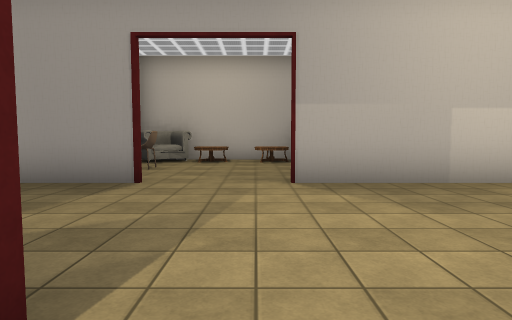
View 1 (above)

20 first-person views from a walk through a Unity game level. The camera is 1.4 m above the floor, tilts 4° down and sees 75° across. The floor is counted in squares, 2 m on a side. Each view is taken from the middle of a square. On the plan, view 1 faces up. The plan holds only what a view shows up to about 10 squares ahead; the rest is blank. The place goes on beyond the plan. The player is left out. Some surface patterns are stand-ins.

View 2
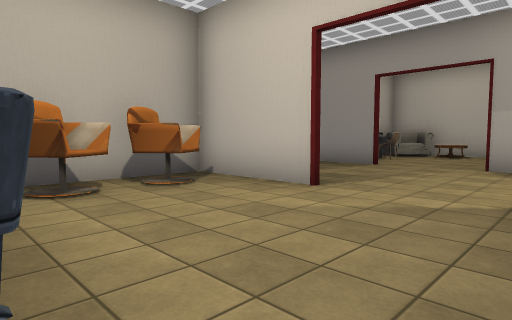

View 3
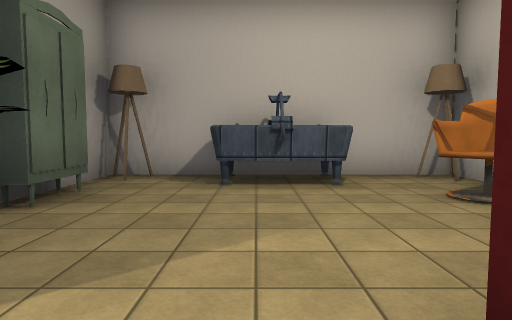

View 4
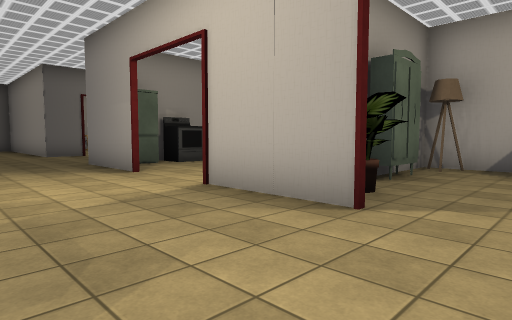

View 5
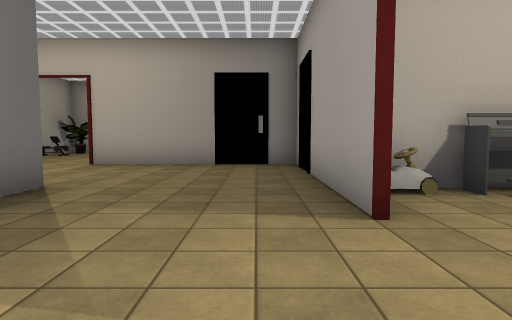

View 6
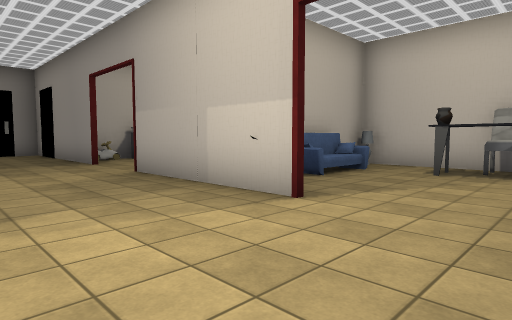

View 7
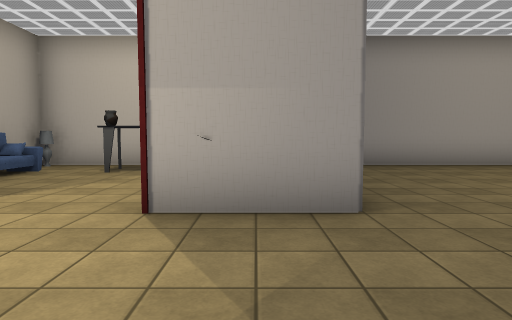

View 8
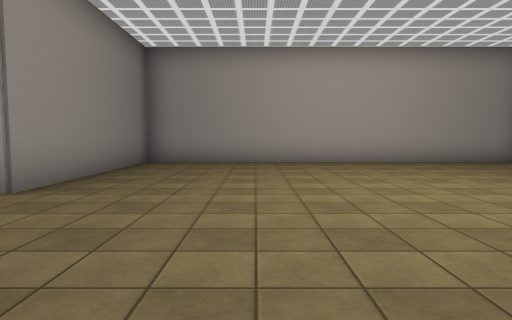

View 9
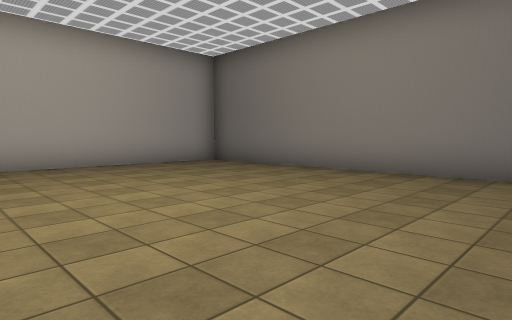

View 10
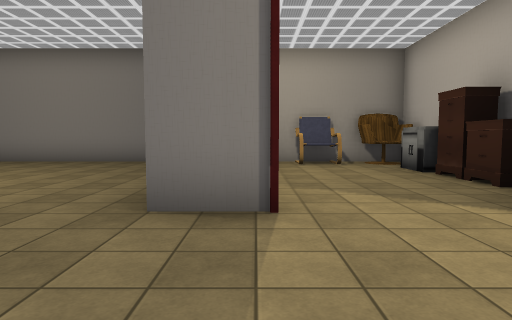

View 11
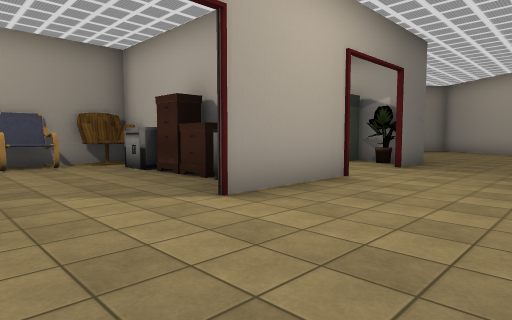

View 12
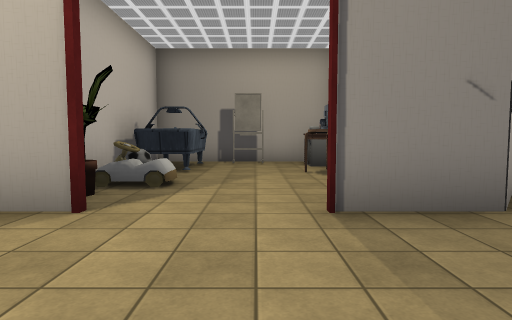

View 13
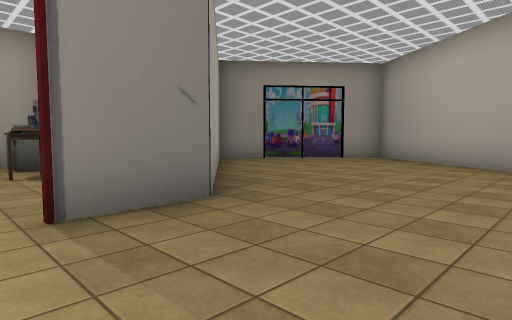

View 14
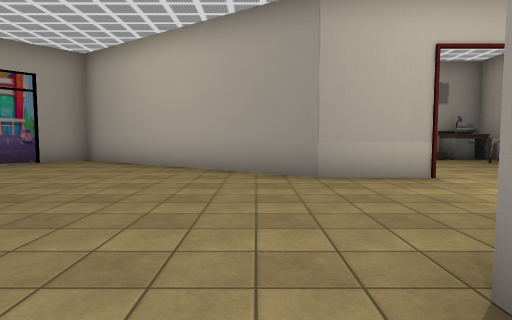

View 15
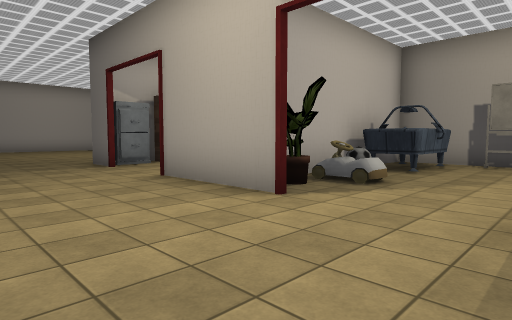

View 16
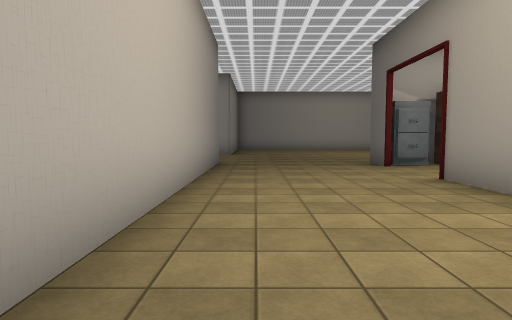

View 17
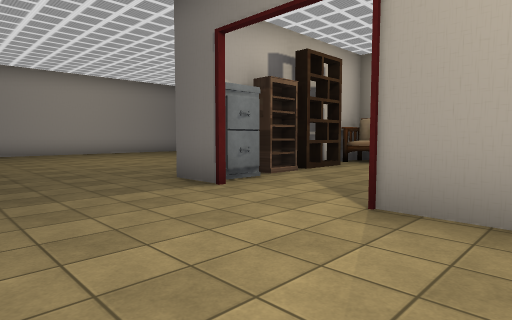

View 18
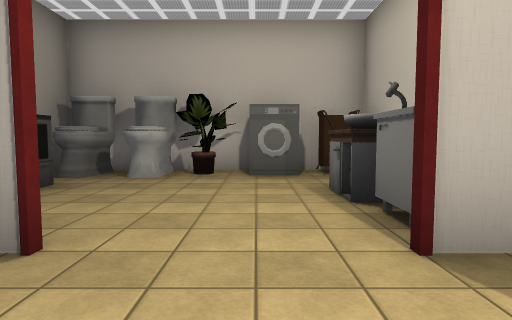

View 19
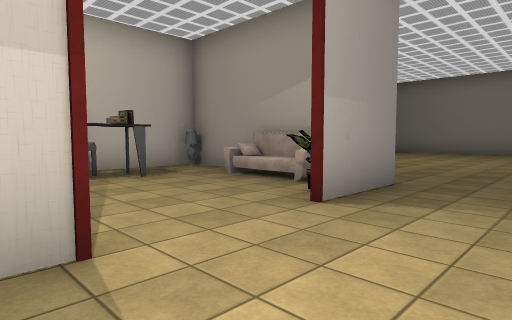

View 20
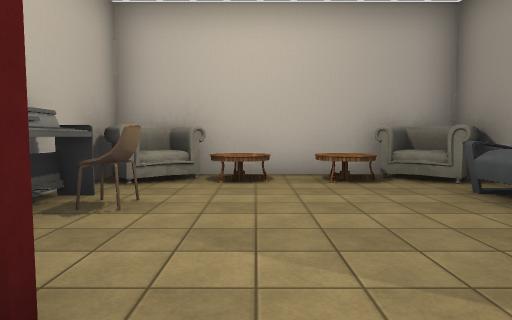

### Floor plan
Points are (right, up) in squares from view 1. A wall is a line through its corners. A room is listed if a view was taken in it or the views show most of it. See-through windows are left out.
Room 1 (views 1, 2)
walls: (-0.8, 1) (-3.6, 1) (-3.6, -4.1); (-2.6, -4.1) (3.1, -4.1); (2.7, -4.2) (2.7, -1.5)
ways out: opening at (-4, 0) to room 2; opening at (0.5, 1) to room 2
objects: chair (-3, -2) to (-2, -1); chair (-3, 0) to (-2, 0); other object (-1, -3) to (0, -3); lamp (2, -4); other object (2, -2); other object (2, -1) to (2, 0); sink (3, -1) to (4, -1); sink (3, 0)
Room 2 (views 3, 4, 5, 6, 7, 8, 9, 10, 11, 12, 13, 14, 15, 16, 17, 18, 19, 20)
walls: (6.2, 1) (9, 1) (9, -6.8); (7.6, 5) (6.9, 5); (13.1, -0.2) (13.1, 1.1); (8.9, 7.4) (8.9, 9.5); (2.6, 5) (0.5, 5); (9, 9.5) (9, 5.4); (1.5, 1) (4.1, 1); (8.2, 10.2) (3.8, 10.2); (13.1, -5.5) (13.1, -2.4); (19.2, 1) (17.4, 1); (19.4, 2.8) (19.4, 9.8); (1.4, 10.2) (-2.1, 10.2); (-1.8, 5) (-7.4, 5) (-7.4, -0.2); (13.1, -9.3) (13.1, -7.6); (19.5, -4.2) (15.4, -4.2); (-3.8, 1) (-2.8, 1); (19.1, 10.2) (9.8, 10.2); (18.7, -7.2) (18.7, -6.4); (19.4, -8.5) (19.4, -3.4); (-3.6, 10) (-3.6, 5.8)
ways out: opening at (-4, 0) to room 1; opening at (0.5, 1) to room 1; opening at (5.5, 1) to room 3; opening at (-7, -1.5); opening at (11, -9)
objects: other object (-3, 6); chair (-3, 7) to (-3, 8); other object (-3, 9) to (-3, 10); table (-1, 9); table (0, 9); other object (2, 7) to (2, 8); other object (2, 9) to (2, 10); sofa (3, 7) to (3, 9); lamp (3, 10); table (5, 9); chair (6, 9) to (6, 10); other object (8, 5); sofa (9, 7); other object (14, -9); other object (14, -5); counter (14, -4); other object (14, 0); fridge (15, -9); other object (15, -5); other object (15, -4); other object (15, 1); table (16, -9) to (17, -8); other object (16, -5); other object (17, -6) to (18, -5); counter (17, -4); other object (17, 1); sink (18, -9); chair (19, -3); armchair (19, -2) to (19, -1); chair (19, 0)
Room 3 (no view inside)
walls: (3.2, -3.2) (3.7, -3.2) (3.7, -3.8); (3.1, -4.1) (8.1, -4.1)
ways out: opening at (5.5, 1) to room 2
objects: machine (5, -3); other object (6, -3); toilet (7, -3); toilet (8, -3); other object (8, -1); fridge (8, 0)

Positions as (right, up) in squares from view 1, and headings:
1: (0, 0), facing up
2: (2, -3), facing up-left
3: (0, 2), facing down
4: (0, 4), facing down-right
5: (1, 4), facing left
6: (7, 2), facing up-left
7: (8, 2), facing up
8: (12, 1), facing up
9: (13, 2), facing up-right
10: (10, 0), facing right
11: (10, 0), facing down-right
12: (10, -7), facing right
13: (10, -7), facing down-right
14: (10, -8), facing down
15: (10, -8), facing up-right
16: (10, -8), facing up
17: (10, -4), facing up-right
18: (5, 3), facing down
19: (4, 3), facing up-right
20: (-1, 4), facing up
